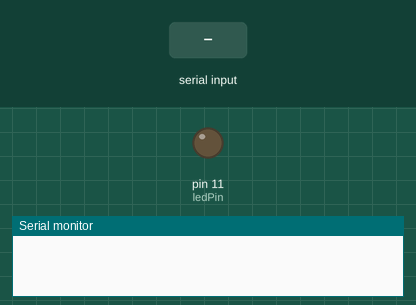
Bench run of a sketch on a simulated Arduino Uno, built with avr-gcc and run on an emulated ATmega328P. On the bench: output pins drawn as LEDs (lit = HIGH), the last lines printed to the serial monitor. The test bench sets the inputs (shaded band).

Above: at 1.2 s.
1.3 s: "L" received over Serial
At 1.9 s:
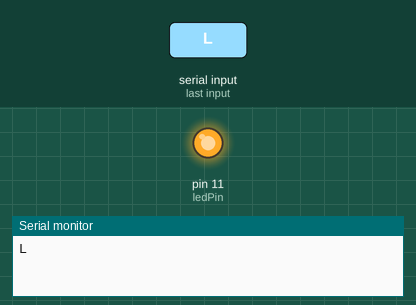
2.8 s: "D" received over Serial
At 4.2 s:
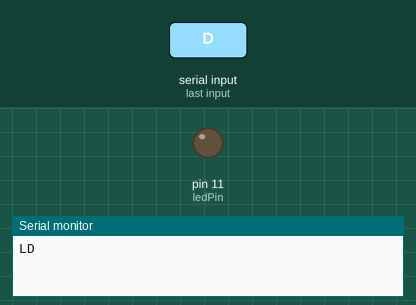
Timing chart, 0 to 5.8 s (numbered marks = the images above; inputs shaded):
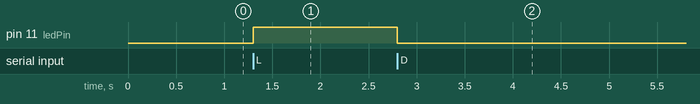

The sketch:

esp.ino
```cpp
int ledPin = 11;

void setup() {
  pinMode(ledPin, OUTPUT);
  Serial.begin(115200);
}


void loop() {

  char letra;

  if(Serial.available() > 0){
    letra = Serial.read();
    Serial.print(letra);

    if (letra == 'L'){
      digitalWrite(ledPin, HIGH);
      delay(500);
    }

    if (letra == 'D'){
      digitalWrite (ledPin, LOW);
     delay(500);
    }

  }

}
```

Measured:
- after the input at 1.3 s, pin 11 (ledPin): LOW → HIGH at once
- after the input at 2.8 s, pin 11 (ledPin): HIGH → LOW at once
